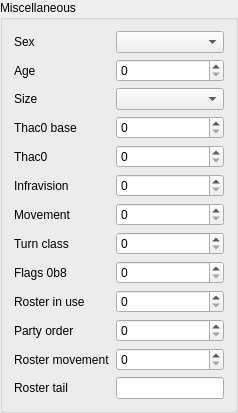
               <widget class="QGroupBox" name="box_record">
                <property name="title">
                 <string>Miscellaneous</string>
                </property>
                <layout class="QFormLayout" name="form_record">
                 <item row="0" column="0">
                  <widget class="QLabel" name="label_sex">
                   <property name="text">
                    <string>Sex</string>
                   </property>
                  </widget>
                 </item>
                 <item row="0" column="1">
                  <widget class="QComboBox" name="field_sex" />
                 </item>
                 <item row="1" column="0">
                  <widget class="QLabel" name="label_age">
                   <property name="text">
                    <string>Age</string>
                   </property>
                  </widget>
                 </item>
                 <item row="1" column="1">
                  <widget class="QSpinBox" name="field_age">
                   <property name="minimum">
                    <number>0</number>
                   </property>
                   <property name="maximum">
                    <number>65535</number>
                   </property>
                  </widget>
                 </item>
                 <item row="2" column="0">
                  <widget class="QLabel" name="label_size_small">
                   <property name="text">
                    <string>Size</string>
                   </property>
                  </widget>
                 </item>
                 <item row="2" column="1">
                  <widget class="QComboBox" name="field_size_small" />
                 </item>
                 <item row="3" column="0">
                  <widget class="QLabel" name="label_thac0_base">
                   <property name="text">
                    <string>Thac0 base</string>
                   </property>
                  </widget>
                 </item>
                 <item row="3" column="1">
                  <widget class="QSpinBox" name="field_thac0_base">
                   <property name="minimum">
                    <number>0</number>
                   </property>
                   <property name="maximum">
                    <number>255</number>
                   </property>
                  </widget>
                 </item>
                 <item row="4" column="0">
                  <widget class="QLabel" name="label_thac0">
                   <property name="text">
                    <string>Thac0</string>
                   </property>
                  </widget>
                 </item>
                 <item row="4" column="1">
                  <widget class="QSpinBox" name="field_thac0">
                   <property name="minimum">
                    <number>0</number>
                   </property>
                   <property name="maximum">
                    <number>255</number>
                   </property>
                  </widget>
                 </item>
                 <item row="5" column="0">
                  <widget class="QLabel" name="label_infravision">
                   <property name="text">
                    <string>Infravision</string>
                   </property>
                  </widget>
                 </item>
                 <item row="5" column="1">
                  <widget class="QSpinBox" name="field_infravision">
                   <property name="minimum">
                    <number>0</number>
                   </property>
                   <property name="maximum">
                    <number>255</number>
                   </property>
                  </widget>
                 </item>
                 <item row="6" column="0">
                  <widget class="QLabel" name="label_movement">
                   <property name="text">
                    <string>Movement</string>
                   </property>
                  </widget>
                 </item>
                 <item row="6" column="1">
                  <widget class="QSpinBox" name="field_movement">
                   <property name="minimum">
                    <number>0</number>
                   </property>
                   <property name="maximum">
                    <number>255</number>
                   </property>
                  </widget>
                 </item>
                 <item row="7" column="0">
                  <widget class="QLabel" name="label_turn_class">
                   <property name="text">
                    <string>Turn class</string>
                   </property>
                  </widget>
                 </item>
                 <item row="7" column="1">
                  <widget class="QSpinBox" name="field_turn_class">
                   <property name="minimum">
                    <number>0</number>
                   </property>
                   <property name="maximum">
                    <number>255</number>
                   </property>
                  </widget>
                 </item>
                 <item row="8" column="0">
                  <widget class="QLabel" name="label_flags_0b8">
                   <property name="text">
                    <string>Flags 0b8</string>
                   </property>
                  </widget>
                 </item>
                 <item row="8" column="1">
                  <widget class="QSpinBox" name="field_flags_0b8">
                   <property name="minimum">
                    <number>0</number>
                   </property>
                   <property name="maximum">
                    <number>255</number>
                   </property>
                  </widget>
                 </item>
                 <item row="9" column="0">
                  <widget class="QLabel" name="label_roster_in_use">
                   <property name="text">
                    <string>Roster in use</string>
                   </property>
                  </widget>
                 </item>
                 <item row="9" column="1">
                  <widget class="QSpinBox" name="field_roster_in_use">
                   <property name="minimum">
                    <number>0</number>
                   </property>
                   <property name="maximum">
                    <number>255</number>
                   </property>
                  </widget>
                 </item>
                 <item row="10" column="0">
                  <widget class="QLabel" name="label_party_order">
                   <property name="text">
                    <string>Party order</string>
                   </property>
                  </widget>
                 </item>
                 <item row="10" column="1">
                  <widget class="QSpinBox" name="field_party_order">
                   <property name="minimum">
                    <number>0</number>
                   </property>
                   <property name="maximum">
                    <number>255</number>
                   </property>
                  </widget>
                 </item>
                 <item row="11" column="0">
                  <widget class="QLabel" name="label_roster_movement">
                   <property name="text">
                    <string>Roster movement</string>
                   </property>
                  </widget>
                 </item>
                 <item row="11" column="1">
                  <widget class="QSpinBox" name="field_roster_movement">
                   <property name="minimum">
                    <number>0</number>
                   </property>
                   <property name="maximum">
                    <number>255</number>
                   </property>
                  </widget>
                 </item>
                 <item row="12" column="0">
                  <widget class="QLabel" name="label_roster_tail">
                   <property name="text">
                    <string>Roster tail</string>
                   </property>
                  </widget>
                 </item>
                 <item row="12" column="1">
                  <widget class="QLineEdit" name="field_roster_tail" />
                 </item>
                </layout>
               </widget>
